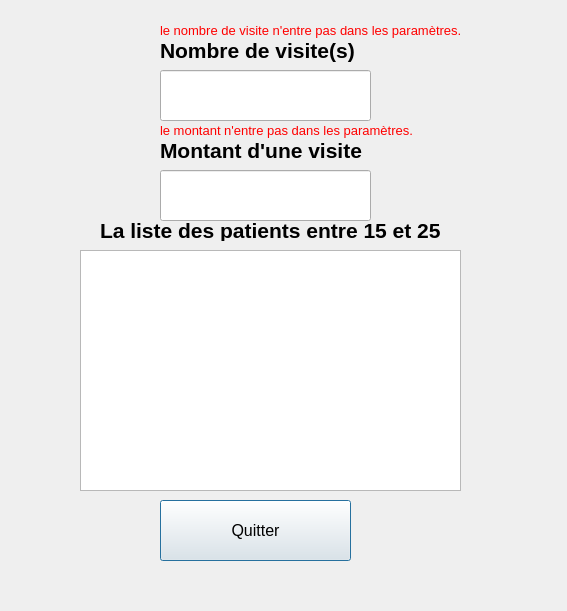
<?xml version="1.0" encoding="UTF-8"?>
<ui version="4.0">
 <class>Dialog</class>
 <widget class="QDialog" name="Dialog">
  <property name="geometry">
   <rect>
    <x>0</x>
    <y>0</y>
    <width>567</width>
    <height>611</height>
   </rect>
  </property>
  <property name="windowTitle">
   <string>Dialog</string>
  </property>
  <widget class="QListView" name="listView_Patient">
   <property name="geometry">
    <rect>
     <x>80</x>
     <y>250</y>
     <width>381</width>
     <height>241</height>
    </rect>
   </property>
  </widget>
  <widget class="QLabel" name="label_lst_patient_15_25">
   <property name="geometry">
    <rect>
     <x>100</x>
     <y>220</y>
     <width>361</width>
     <height>21</height>
    </rect>
   </property>
   <property name="font">
    <font>
     <family>Arial</family>
     <pointsize>16</pointsize>
     <weight>75</weight>
     <bold>true</bold>
    </font>
   </property>
   <property name="text">
    <string>La liste des patients entre 15 et 25</string>
   </property>
  </widget>
  <widget class="QPushButton" name="pushButton_quitter">
   <property name="geometry">
    <rect>
     <x>160</x>
     <y>500</y>
     <width>191</width>
     <height>61</height>
    </rect>
   </property>
   <property name="font">
    <font>
     <pointsize>12</pointsize>
    </font>
   </property>
   <property name="text">
    <string>Quitter</string>
   </property>
  </widget>
  <widget class="QLabel" name="label_montant">
   <property name="geometry">
    <rect>
     <x>160</x>
     <y>130</y>
     <width>251</width>
     <height>41</height>
    </rect>
   </property>
   <property name="font">
    <font>
     <family>Arial</family>
     <pointsize>16</pointsize>
     <weight>75</weight>
     <bold>true</bold>
    </font>
   </property>
   <property name="text">
    <string>Montant d'une visite</string>
   </property>
  </widget>
  <widget class="QLineEdit" name="lbedit_montant">
   <property name="geometry">
    <rect>
     <x>160</x>
     <y>170</y>
     <width>211</width>
     <height>51</height>
    </rect>
   </property>
   <property name="font">
    <font>
     <family>Arial</family>
     <pointsize>12</pointsize>
    </font>
   </property>
  </widget>
  <widget class="QLabel" name="label_erreur_montant">
   <property name="geometry">
    <rect>
     <x>160</x>
     <y>120</y>
     <width>421</width>
     <height>21</height>
    </rect>
   </property>
   <property name="font">
    <font>
     <pointsize>10</pointsize>
    </font>
   </property>
   <property name="text">
    <string>&lt;html&gt;&lt;head/&gt;&lt;body&gt;&lt;p&gt;&lt;span style=&quot; color:#ff0000;&quot;&gt;le montant n'entre pas dans les paramètres.&lt;/span&gt;&lt;/p&gt;&lt;/body&gt;&lt;/html&gt;</string>
   </property>
  </widget>
  <widget class="QLabel" name="label_erreur_nb_visite">
   <property name="geometry">
    <rect>
     <x>160</x>
     <y>20</y>
     <width>421</width>
     <height>21</height>
    </rect>
   </property>
   <property name="font">
    <font>
     <pointsize>10</pointsize>
    </font>
   </property>
   <property name="text">
    <string>&lt;html&gt;&lt;head/&gt;&lt;body&gt;&lt;p&gt;&lt;span style=&quot; color:#ff0000;&quot;&gt;le nombre de visite n'entre pas dans les paramètres.&lt;/span&gt;&lt;/p&gt;&lt;/body&gt;&lt;/html&gt;</string>
   </property>
  </widget>
  <widget class="QLabel" name="label_nb_visite">
   <property name="geometry">
    <rect>
     <x>160</x>
     <y>30</y>
     <width>251</width>
     <height>41</height>
    </rect>
   </property>
   <property name="font">
    <font>
     <family>Arial</family>
     <pointsize>16</pointsize>
     <weight>75</weight>
     <bold>true</bold>
    </font>
   </property>
   <property name="text">
    <string>Nombre de visite(s)</string>
   </property>
  </widget>
  <widget class="QLineEdit" name="lbedit_nbvisite">
   <property name="geometry">
    <rect>
     <x>160</x>
     <y>70</y>
     <width>211</width>
     <height>51</height>
    </rect>
   </property>
   <property name="font">
    <font>
     <family>Arial</family>
     <pointsize>12</pointsize>
    </font>
   </property>
  </widget>
 </widget>
 <resources/>
 <connections/>
</ui>
